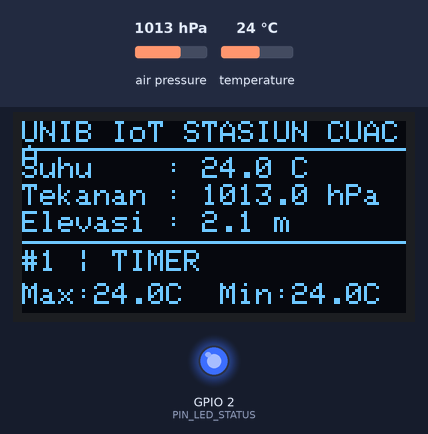
This program was run on a simulated ESP32. Parts: 128×64 one-colour display, output pins drawn as LEDs (lit = HIGH). The inputs (shaded band) are chosen by the test bench; at power-on: air pressure 1013 hPa, temperature 24 °C. What the program prints to the serial monitor is not drawn. At 0.5 s the program puts the board to deep sleep or switches it off; the recording ends there.

Above: at 0.3 s.
Timing chart, 0 to 0.5 s (numbered marks = the images above):
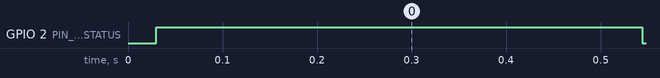

Measured:
- by itself, GPIO 2 (PIN_LED_STATUS): LOW → HIGH at 0.03 s, → LOW 0.51 s later

The program:

main.cpp
```cpp
#include <Arduino.h>
#include <Wire.h>
#include <Adafruit_Sensor.h>
#include <Adafruit_BMP280.h>
#include <Adafruit_SSD1306.h>
#include <ArduinoJson.h>
#include <math.h>

#define LEBAR_LAYAR         128
#define TINGGI_LAYAR        64
#define ALAMAT_OLED         0x3C
#define PIN_LED_STATUS      2
#define PIN_WAKEUP_TOMBOL   GPIO_NUM_15
#define DURASI_TIDUR_DETIK  10

Adafruit_SSD1306 display(LEBAR_LAYAR, TINGGI_LAYAR, &Wire, -1);
Adafruit_BMP280 bmp; // Berkomunikasi melalui Wire pada I2C default

// --- VARIABEL PERSISTEN DI RTC SLOW MEMORY ---
// Variabel ini TETAP TERJAGA nilainya selama siklus Deep Sleep!
RTC_DATA_ATTR int nomorSiklusBoot = 0;
RTC_DATA_ATTR float riwayatSuhuTerakhir = 0.0f;
RTC_DATA_ATTR float riwayatTekananTerakhir = 0.0f;

// [MODIFIKASI C6] Penyimpan Ekstrem Cuaca (Suhu Tertinggi & Terendah) di Memori RTC
RTC_DATA_ATTR float suhuMaks = -999.0f;
RTC_DATA_ATTR float suhuMin  =  999.0f;

// Variabel bantu untuk simulasi transisi Deep Sleep di Wokwi
bool modeSimulasiWokwi = false;
esp_sleep_wakeup_cause_t alasanWakeupWokwi = ESP_SLEEP_WAKEUP_UNDEFINED;

// Struktur data telemetri bersama antar-tugas FreeRTOS
struct DataSensor {
    float suhu;
    float tekanan;
    float elevasi;
    bool valid;
} dataCuaca;

SemaphoreHandle_t mutexData;

esp_sleep_wakeup_cause_t ambilAlasanWakeup() {
    if (modeSimulasiWokwi && nomorSiklusBoot > 1) {
        return alasanWakeupWokwi;
    }
    return esp_sleep_get_wakeup_cause();
}

void cetakDiagnostikWakeup() {
    esp_sleep_wakeup_cause_t alasan = ambilAlasanWakeup();
    Serial.printf("\n========================================\n");
    Serial.printf("[RTC] Siklus Bangun Ke-%d\n", nomorSiklusBoot);

    switch (alasan) {
        case ESP_SLEEP_WAKEUP_TIMER:
            Serial.println("[RTC WAKEUP] Pemicu: Pewaktu Internal (RTC Timer)");
            break;
        case ESP_SLEEP_WAKEUP_EXT0:
            Serial.println("[RTC WAKEUP] Pemicu: Tombol Darurat Luar (EXT0 pada GPIO 15)");
            break;
        default:
            Serial.println("[RTC WAKEUP] Pemicu: Power-on Reset / Boot Pertama");
            break;
    }
    Serial.printf("[RTC MEM] Riwayat Siklus Lalu -> Suhu: %.2f C | Tekanan: %.2f hPa\n",
                  riwayatSuhuTerakhir, riwayatTekananTerakhir);
}

// [MODIFIKASI C6] Menampilkan parameter cuaca & rekor suhuMaks/suhuMin di baris bawah OLED
void perbaruiTampilanOled(float t, float p, float alt, int siklus, const char* pemicu, float tMaks, float tMin) {
    display.clearDisplay();
    display.setTextSize(1);
    display.setTextColor(SSD1306_WHITE);

    // Baris Judul
    display.setCursor(0, 0);
    display.printf("UNIB IoT STASIUN CUACA");
    display.drawLine(0, 9, 127, 9, SSD1306_WHITE);

    // Parameter Lingkungan
    display.setCursor(0, 12);
    display.printf("Suhu    : %.1f C", t);
    display.setCursor(0, 21);
    display.printf("Tekanan : %.1f hPa", p);
    display.setCursor(0, 30);
    display.printf("Elevasi : %.1f m", alt);

    // Baris Status Manajemen Daya & Rekor Ekstrem Cuaca (Baris Bawah)
    display.drawLine(0, 40, 127, 40, SSD1306_WHITE);
    display.setCursor(0, 43);
    display.printf("#%d | %s", siklus, pemicu);
    display.setCursor(0, 54);
    display.printf("Max:%.1fC  Min:%.1fC", tMaks, tMin);

    display.display();
}

void TaskTampilanDanSerial(void *pvParameters) {
    // Task Khusus FreeRTOS pada Core 0: Menangani UI dan Serialisasi
    xSemaphoreTake(mutexData, portMAX_DELAY);
    DataSensor lokal = dataCuaca;
    xSemaphoreGive(mutexData);

    if (lokal.valid) {
        // [MODIFIKASI C6] Perbarui rekor suhu tertinggi (suhuMaks) & suhu terendah (suhuMin)
        if (nomorSiklusBoot == 1) {
            suhuMaks = lokal.suhu;
            suhuMin  = lokal.suhu;
        } else {
            if (lokal.suhu > suhuMaks) suhuMaks = lokal.suhu;
            if (lokal.suhu < suhuMin)  suhuMin  = lokal.suhu;
        }

        esp_sleep_wakeup_cause_t alasan = ambilAlasanWakeup();
        const char* labelPemicu = (alasan == ESP_SLEEP_WAKEUP_EXT0) ? "EXT0 BTN" : "TIMER";

        // 1. Tampilkan ke Layar OLED SSD1306
        perbaruiTampilanOled(lokal.suhu, lokal.tekanan, lokal.elevasi,
                             nomorSiklusBoot, labelPemicu, suhuMaks, suhuMin);

        // 2. Serialisasi JSON ke Serial Monitor
        JsonDocument doc;
        doc["device_id"]    = "esp32-weather-st01";
        doc["boot_count"]   = nomorSiklusBoot;
        doc["wakeup_cause"] = labelPemicu;
        doc["temp_c"]       = serialized(String(lokal.suhu, 2));
        doc["max_temp_c"]   = serialized(String(suhuMaks, 2));
        doc["min_temp_c"]   = serialized(String(suhuMin, 2));
        doc["pressure_hpa"] = serialized(String(lokal.tekanan, 2));
        doc["altitude_m"]   = serialized(String(lokal.elevasi, 1));
        doc["prev_temp_c"]  = serialized(String(riwayatSuhuTerakhir, 2));

        serializeJson(doc, Serial);
        Serial.println();
        Serial.printf("[REKOR RTC] Suhu Maksimum: %.2f C | Suhu Minimum: %.2f C\n", suhuMaks, suhuMin);

        // Simpan ke memori RTC untuk siklus berikutnya
        riwayatSuhuTerakhir = lokal.suhu;
        riwayatTekananTerakhir = lokal.tekanan;
    }
    vTaskDelete(NULL); // Tugas selesai dan menghapus dirinya sendiri
}

void jalankanSiklusStasiunCuaca() {
    digitalWrite(PIN_LED_STATUS, HIGH); // LED MENYALA: FASE AKTIF
    nomorSiklusBoot++;
    cetakDiagnostikWakeup();

    if (modeSimulasiWokwi) {
        const float sampelSuhu[] = {27.50f, 29.40f, 26.10f, 28.20f, 30.10f};
        float suhuSimulasi = sampelSuhu[(nomorSiklusBoot - 1) % 5];

        xSemaphoreTake(mutexData, portMAX_DELAY);
        dataCuaca.suhu    = suhuSimulasi;
        dataCuaca.tekanan = 1009.50f - (nomorSiklusBoot * 0.40f);
        dataCuaca.elevasi = 44330.0f * (1.0f - pow(dataCuaca.tekanan / 1013.25f, 0.1903f));
        dataCuaca.valid   = true;
        xSemaphoreGive(mutexData);
    } else {
        bmp.takeForcedMeasurement(); // Paksa pengukuran cepat
        xSemaphoreTake(mutexData, portMAX_DELAY);
        dataCuaca.suhu    = bmp.readTemperature();
        dataCuaca.tekanan = bmp.readPressure() / 100.0F; // Pa -> hPa
        dataCuaca.elevasi = bmp.readAltitude(1013.25);   // Standar sea-level
        dataCuaca.valid   = true;
        xSemaphoreGive(mutexData);
    }

    // Buat Task UI pada Core 0 (Protocol Core) secara konkuren
    xTaskCreatePinnedToCore(TaskTampilanDanSerial, "TaskUI", 4096, NULL, 1, NULL, 0);

    // Berikan waktu sejenak agar Task UI menyelesaikan tugasnya (500 ms)
    delay(500);

    // --- PERSIAPAN MASUK DEEP SLEEP ---
    Serial.printf("[POWER] Menyiapkan Deep Sleep selama %d detik...\n", DURASI_TIDUR_DETIK);
    esp_sleep_enable_timer_wakeup((uint64_t)DURASI_TIDUR_DETIK * 1000000ULL);
    esp_sleep_enable_ext0_wakeup(PIN_WAKEUP_TOMBOL, 0); // Bangun jika GPIO 15 ditekan (LOW)

    digitalWrite(PIN_LED_STATUS, LOW); // LED MATI: MEMASUKI DEEP SLEEP
    Serial.println("[POWER] Zzz... Memasuki Deep Sleep. Arus turun ke ~10-150 uA.");
    Serial.flush();

    if (!modeSimulasiWokwi) {
        esp_deep_sleep_start();
    } else {
        // Simulasi penantian Deep Sleep 10 detik atau interupsi tombol EXT0 (GPIO 15) di Wokwi
        alasanWakeupWokwi = ESP_SLEEP_WAKEUP_TIMER;
        unsigned long mulaiTidur = millis();
        while (millis() - mulaiTidur < (DURASI_TIDUR_DETIK * 1000UL)) {
            if (digitalRead(PIN_WAKEUP_TOMBOL) == LOW) {
                alasanWakeupWokwi = ESP_SLEEP_WAKEUP_EXT0;
                while (digitalRead(PIN_WAKEUP_TOMBOL) == LOW) {
                    delay(10); // Tunggu tombol dilepas
                }
                break; // Bangun seketika karena tombol EXT0 ditekan!
            }
            delay(20);
        }
    }
}

void setup() {
    pinMode(PIN_LED_STATUS, OUTPUT);
    pinMode(PIN_WAKEUP_TOMBOL, INPUT_PULLUP);
    Serial.begin(115200);

    mutexData = xSemaphoreCreateMutex();
    Wire.begin(21, 22); // SDA = 21, SCL = 22

    // Inisialisasi Layar OLED
    if (!display.begin(SSD1306_SWITCHCAPVCC, ALAMAT_OLED)) {
        Serial.println("Gagal menemukan layar OLED SSD1306!");
    }

    // Inisialisasi Sensor BMP280/BME280 pada alamat 0x76
    if (!bmp.begin(0x76)) {
        Serial.println("[INFO WOKWI] Sensor fisik 0x76 tidak ditemukan, mengaktifkan mode simulasi Wokwi...");
        modeSimulasiWokwi = true;
    } else {
        bmp.setSampling(Adafruit_BMP280::MODE_FORCED,
                        Adafruit_BMP280::SAMPLING_X2,
                        Adafruit_BMP280::SAMPLING_X16,
                        Adafruit_BMP280::FILTER_X16,
                        Adafruit_BMP280::STANDBY_MS_500);
    }

    jalankanSiklusStasiunCuaca();
}

void loop() {
    // Pada perangkat keras fisik, loop() tidak pernah tercapai karena esp_deep_sleep_start().
    // Pada simulator Wokwi, loop() melanjutkan siklus bangun berikutnya setelah Timer/EXT0.
    if (modeSimulasiWokwi) {
        jalankanSiklusStasiunCuaca();
    }
}
```
